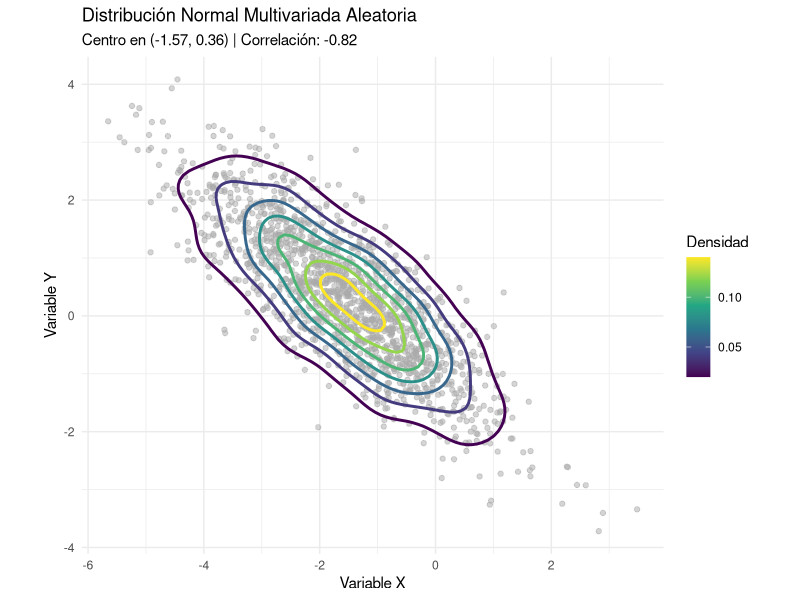

Source code (R):
## ---- chunk 1
#| label: fig-dist-multivariada-aleatoria
#| warning: false
#| fig-cap: Distribución Normal Multivariada con Parámetros Aleatorios

library(mvtnorm)
library(ggplot2)
library(clusterGeneration)

mu <- c(x = runif(1, -5, 5), y = runif(1, -5, 5))


sigma_result <- genPositiveDefMat(dim = 2, covMethod = "unifcor", rangeVar = c(1, 2.5))
sigma <- sigma_result$Sigma

datos <- rmvnorm(n = 1500, mean = mu, sigma = sigma)
datos_df <- as.data.frame(datos)
colnames(datos_df) <- c("X", "Y")

ggplot(datos_df, aes(x = X, y = Y)) +
  geom_point(alpha = 0.5, color = "darkgray") +
  geom_density_2d(aes(color = ..level..), linewidth = 1) +
  scale_color_viridis_c(name = "Densidad") +
  labs(
    title = "Distribución Normal Multivariada Aleatoria",
    subtitle = paste0(
      "Centro en (", round(mu[1], 2), ", ", round(mu[2], 2), ")",
      " | Correlación: ", round(cov2cor(sigma)[1, 2], 2)
    ),
    x = "Variable X",
    y = "Variable Y"
  ) +
  theme_minimal() +
  coord_equal()
